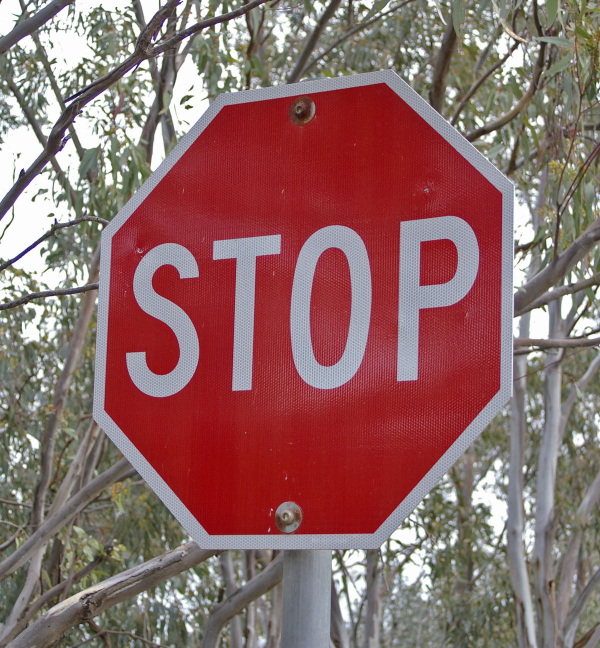
#> input picture Traffic_signs_images/STOP.jpg, 1200 x 1296 px (shown at 1/2 size)
$ python -i main.py   (imports and definitions only)
#> lines starting #> are read from the running program, lines starting #| are printed output that depends on the picture; after the words box and inside, x2 and y2 are one past the last pixel; in counts of white or black regions, pixels touching at a corner belong together
import cv2
import numpy as np
import os
import random

class trffic_signs():

    def __init__(self,filename):
        # loads the input image and resizes it if necessary.
#> called with filename = 'Traffic_signs_images/STOP.jpg'
        self.img = cv2.imread(filename,cv2.IMREAD_UNCHANGED)
#> self.img is the input picture: shape (1296, 1200, 3); mean B, G, R 103.4, 105.3, 141.2

        if self.img.size <= 250000:
            self.img = cv2.resize(self.img, (450, 450))
        else:
            self.img = cv2.resize(self.img, (900, 900))
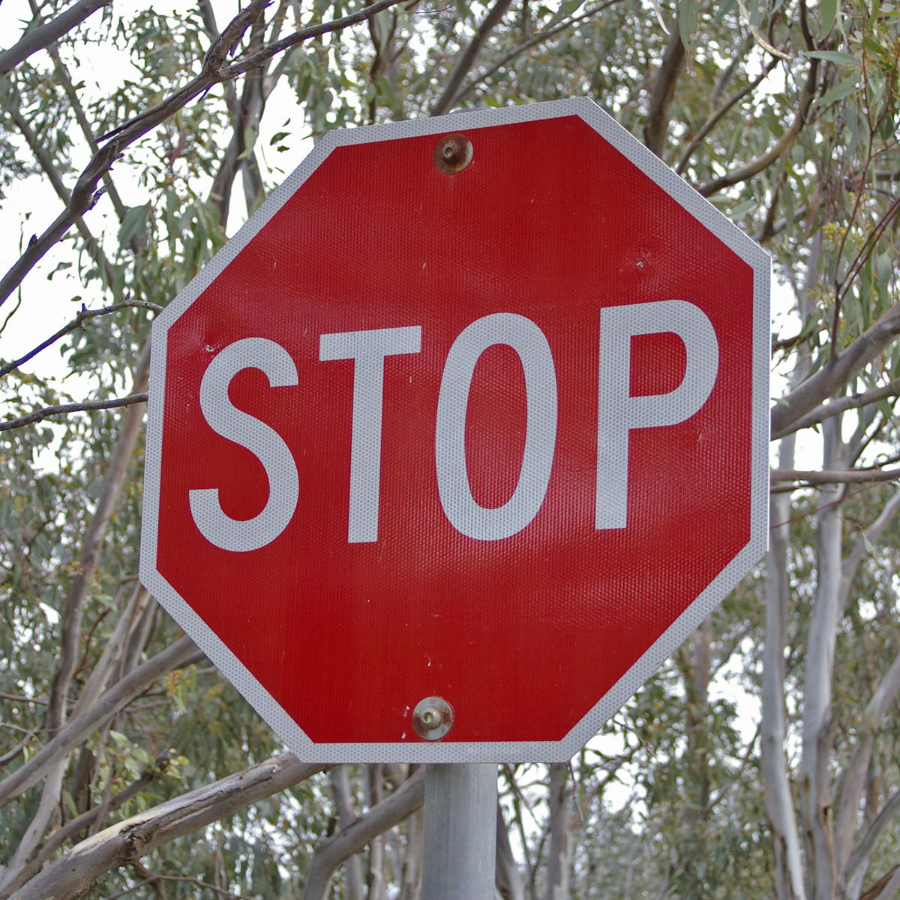
#> self.img: shape (900, 900, 3); mean B, G, R 103.3, 105.2, 141.1

    def ToGray(self):
        # converts the input image to grayscale.
        gray = cv2.cvtColor(self.img, cv2.COLOR_BGR2GRAY)
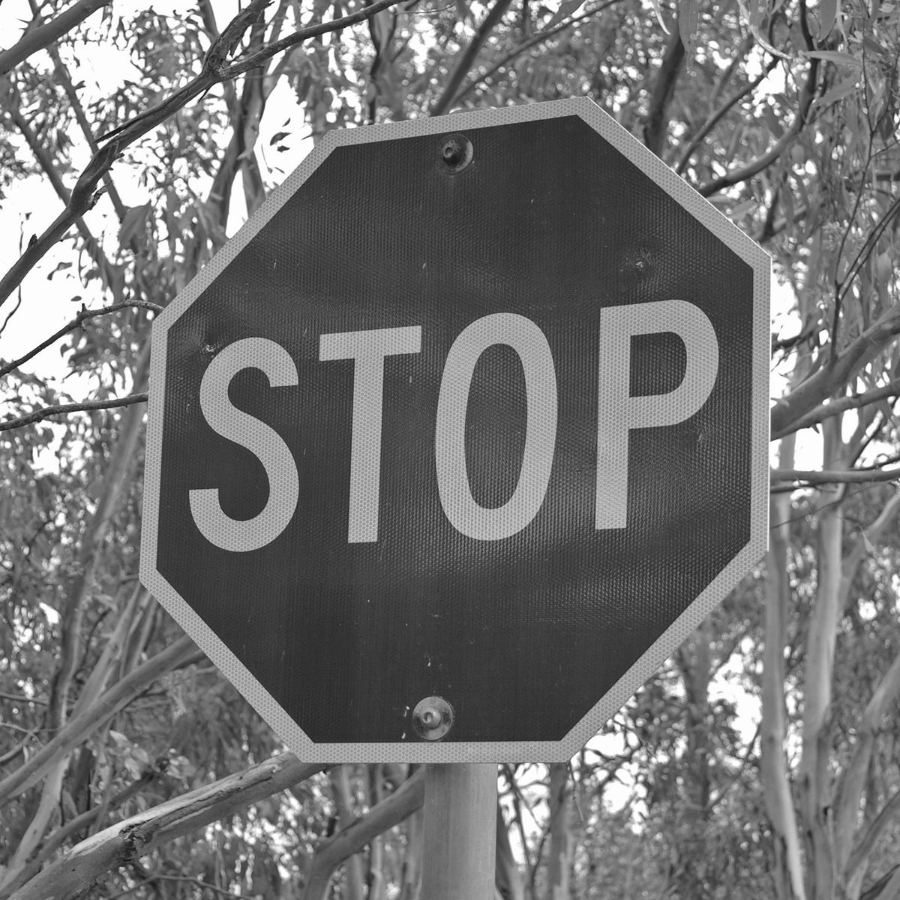
#> gray: shape (900, 900); min 14, max 255, mean 115.7

        return gray

    def FindEdges(self):
        #applies Canny edge detection on the grayscale image to detect edges.
        gray_blur = cv2.GaussianBlur(self.ToGray(), (5, 5), 1)
        cv2.imwrite("steps/gray_blur.png", gray_blur)
        edges = cv2.Canny(gray_blur, 200, 200)
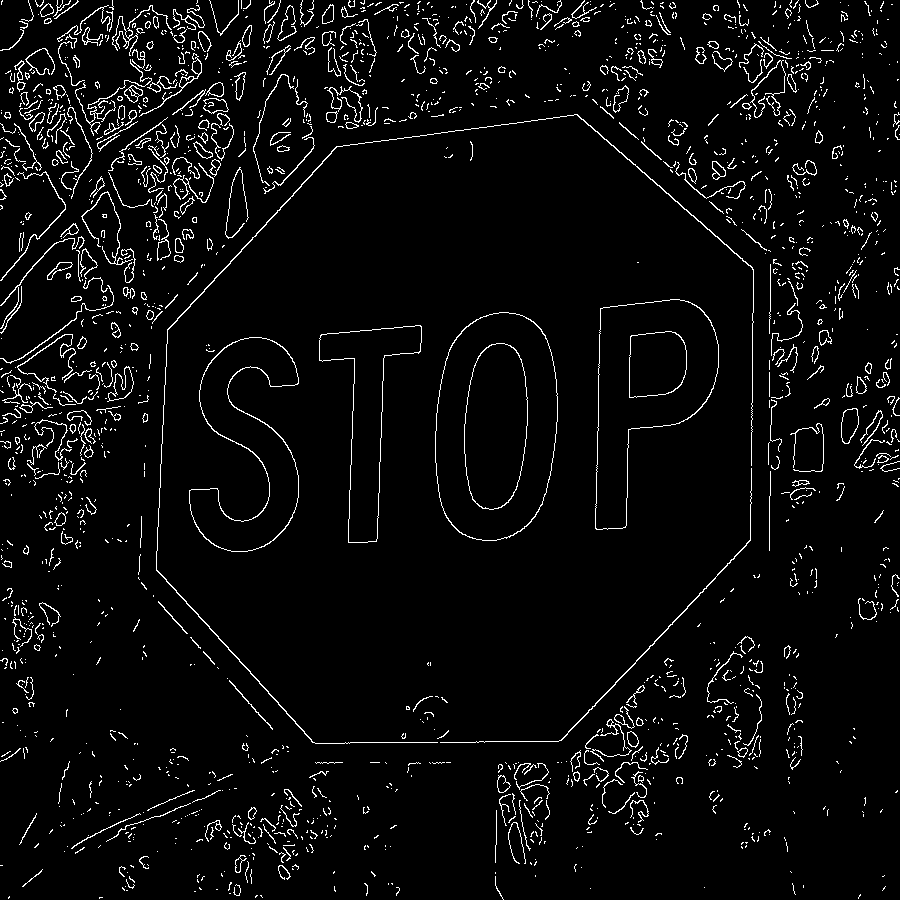
#> edges: shape (900, 900); 4.3% white in thin lines or dots

        # Define a kernel for dilation and erosion operations
        kernel = np.ones((5,5), np.uint8)

        # Dilate the edges using the kernel
        dilated_edges = cv2.dilate(edges, kernel, iterations=1)
#> dilated_edges: shape (900, 900); 23.4% white; 369 white regions, largest, box (x1, y1, x2, y2) and area: (154, 112, 756, 746) 12450, (55, 0, 214, 154) 10698, (106, 80, 236, 265) 9728

        return dilated_edges

    def Thinning(self):
        # applies thinning to the edges to reduce their thickness.
        thinned_img = cv2.ximgproc.thinning(self.FindEdges())
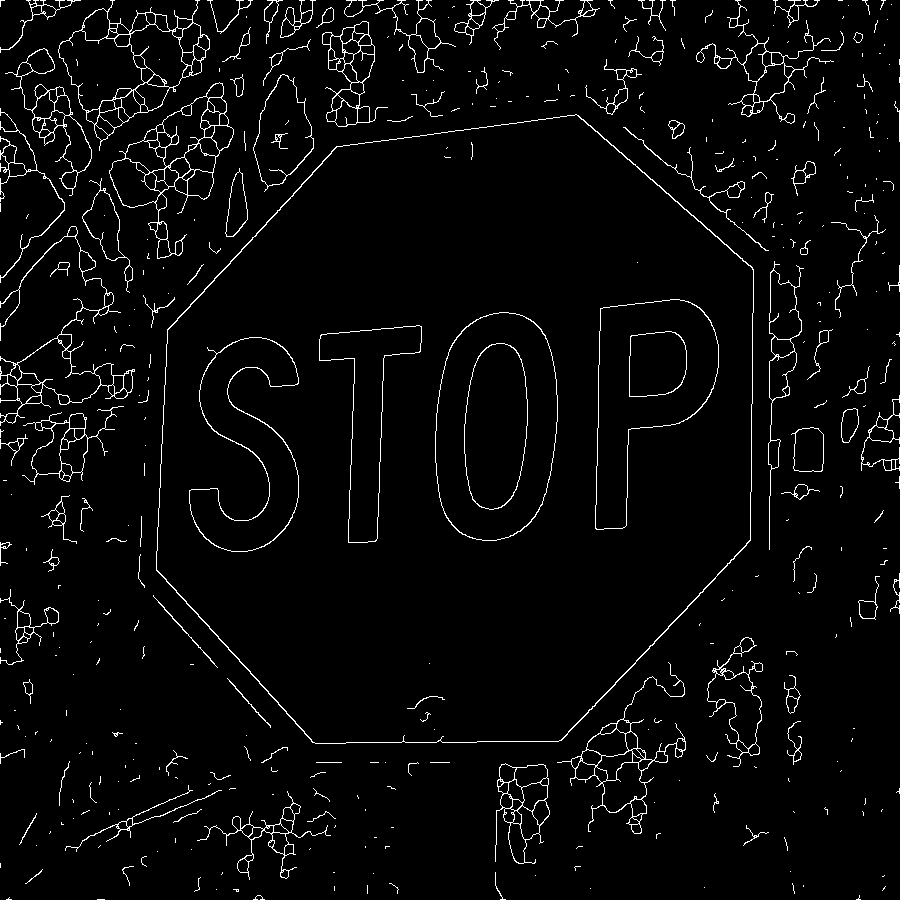
#> thinned_img: shape (900, 900); 3.4% white in thin lines or dots

        return thinned_img

    def FindContoursArea(self):
        #Finds the contour with the maximum area from the thinned image.
        contours, hierarchy = cv2.findContours(self.Thinning(), cv2.RETR_TREE, cv2.CHAIN_APPROX_SIMPLE)
#> contours = 775 contours, 414 with area under 20; largest, box (x1, y1, x2, y2) and area: (156, 114, 754, 744) 298996, (156, 114, 754, 744) 298342, (435, 312, 558, 541) 23082, (435, 312, 558, 541) 22990, (595, 299, 719, 530) 16683
        max_area_contour = max(contours, key=cv2.contourArea)
#> max_area_contour = contour of 284 points, box (x1, y1, x2, y2) (156, 114, 754, 744), area 298996

        return max_area_contour

    def RemoveBackground(self):
        # removes the background from the input image using the maximum area contour found in the previous step.
        # Create a black mask with the same dimensions as the original image

        mask = np.zeros_like(self.img)
        # Draw the contour on the mask
        cv2.drawContours(mask, [self.FindContoursArea()], 0, (255, 255, 255), -1)
#> mask: shape (900, 900, 3); 37% white; 1 white region, box (x1, y1, x2, y2) and area: (156, 114, 754, 744) 299869

        # Apply the mask to the original image
        result = np.bitwise_and(self.img, mask)
        return result

    def FadedToRmoveBlackBackground(self):
        #removes the black background from the faded image by generating a mask
        #that separates the black pixels from the non-black pixels.
        result=self.FadeImage()
        mask = np.zeros((result.shape[0], result.shape[1]), dtype=np.uint8)
        mask[np.all(result[:, :, :3] == [0, 0, 0], axis=-1)] = 0
        mask[np.all(result[:, :, :3] != [0, 0, 0], axis=-1)] = 255
        result = cv2.merge((result[:, :, 0], result[:, :, 1], result[:, :, 2], mask))
        return result

    def FadeImage(self):
        # fades the input image by applying an alpha mask to the image
        # then multiplying each color channel with a given alpha value.
        # This method is used to reduce the intensity of the traffic sign and blend it better with the background.

        alpha=3.5
        result = self.RemoveBackground()
        mask = np.zeros((result.shape[0], result.shape[1]), dtype=np.uint8)
        mask[np.all(result[:, :, :3] == [0, 0, 0], axis=-1)] = 0
        mask[np.all(result[:, :, :3] != [0, 0, 0], axis=-1)] = 255

        # Check if image has an alpha channel
        if result.shape[2] == 4:
            b, g, r, a = cv2.split(result)
        else:
            b, g, r = cv2.split(result)
            a = np.ones_like(b) * 255  # create an alpha channel with full opacity


        b=cv2.multiply(b,alpha)
        g = cv2.multiply(g, alpha)
        r = cv2.multiply(r, alpha)
        a = cv2.subtract(a,2)
        faded_img = cv2.merge((b, g, r, a))
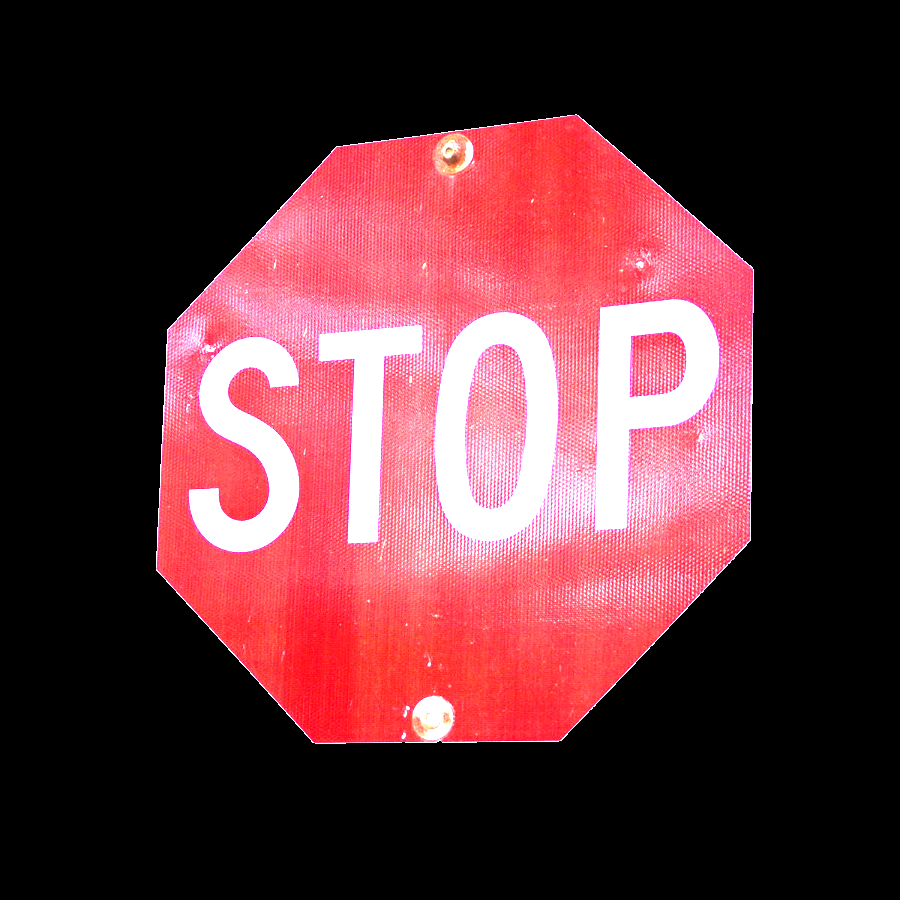
#> faded_img: shape (900, 900, 4); mean B, G, R, A 54.1, 48, 94.4, 253
        faded_img = cv2.bitwise_and(faded_img, faded_img, mask=mask)
        return faded_img


    # [46 lines left out: functions PasteOnBackground, __main__, not called in this run]


# [2 lines not run here, left out]

>>> result = trffic_signs('Traffic_signs_images/STOP.jpg').FadedToRmoveBlackBackground()
